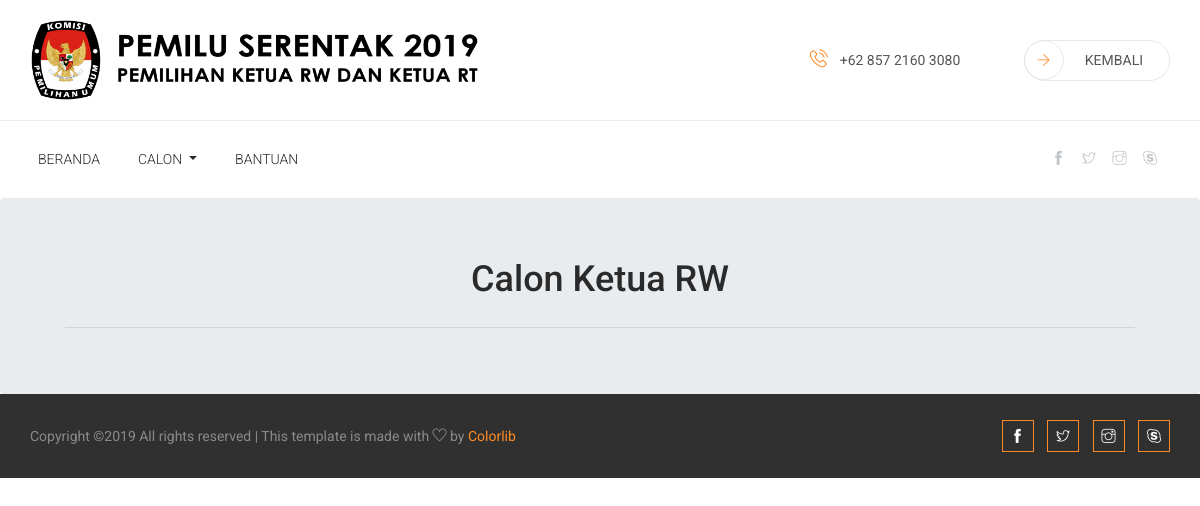
The app's page /module/admin/viewrw.php (signed in), older data.
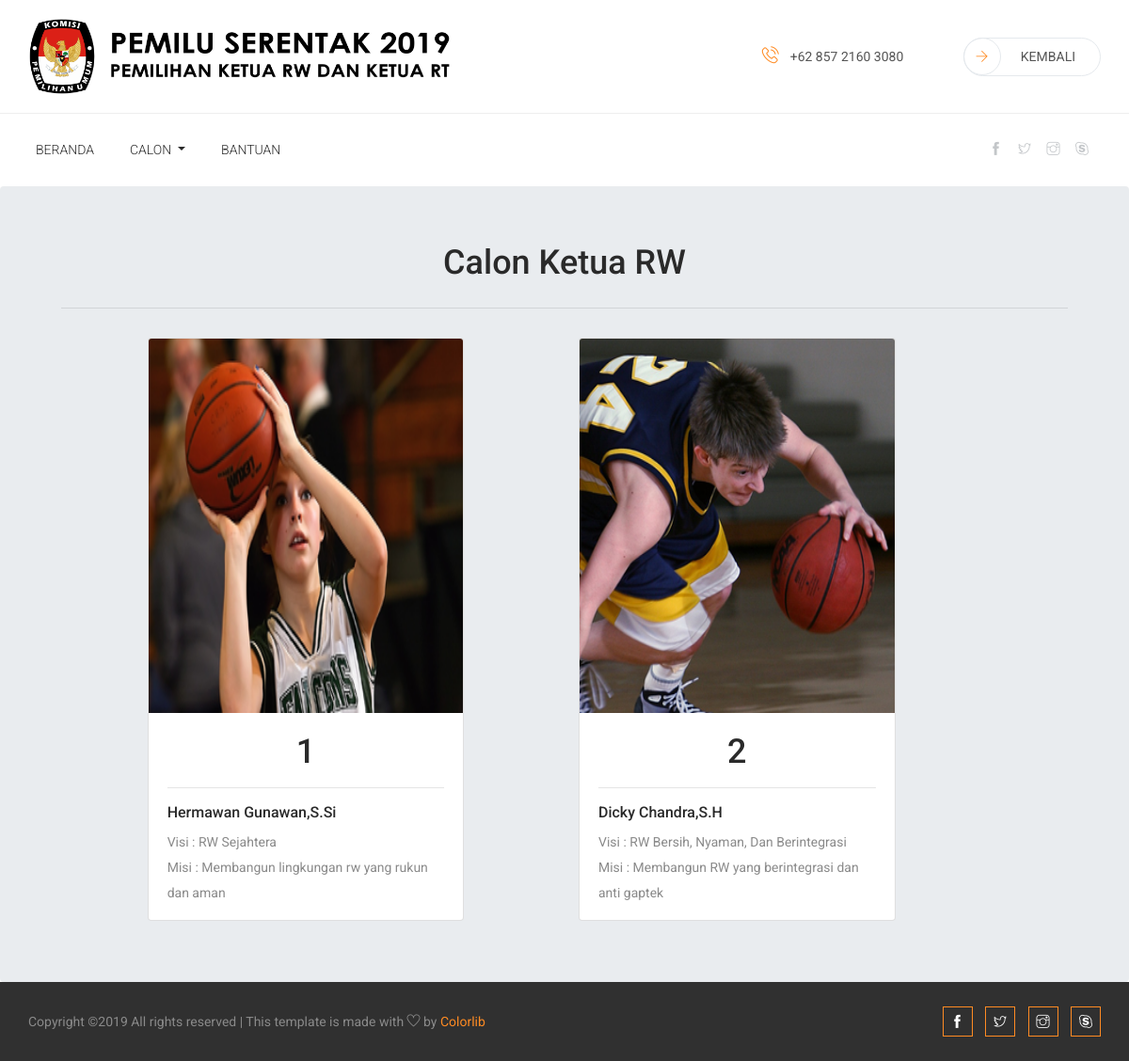
The same page, newer data.
### tables this page shows
CREATE TABLE `calon_rw` (
  `id_calonrw` int(10) NOT NULL,
  `nama` varchar(150) NOT NULL,
  `no_urut` int(10) NOT NULL,
  `alamat` varchar(150) NOT NULL,
  `visi` varchar(150) NOT NULL,
  `misi` varchar(150) NOT NULL,
  `foto` varchar(159) NOT NULL
);

### module/admin/viewrw.php (the view, shortened to what this page needs)
<!doctype html>
<html lang="en">
<head>
    <link rel="stylesheet" href="../../asset/css/bootstrap.min.css">
    <link rel="stylesheet" href="../../asset/css/animate.css">
    <link rel="stylesheet" href="../../asset/css/owl.carousel.min.css">
    <link rel="stylesheet" href="../../asset/css/themify-icons.css">
    <link rel="stylesheet" href="../../asset/css/flaticon.css">
    <link rel="stylesheet" href="../../asset/css/magnific-popup.css">
    <link rel="stylesheet" href="../../asset/css/nice-select.css">
    <link rel="stylesheet" href="../../asset/css/swiper.min.css">
    <link rel="stylesheet" href="../../asset/css/style.css">
</head>
<body>
    <?php
        include_once("../../config/koneksi.php");
    ?>
<header class="header_area">
    <div class="sub_header">
        <div class="container">
            <div class="row align-items-center">
              <div class="col-md-4 col-xl-6">
                  <div id="logo">
                      <a href="index.html"><img src="../../asset/img/banner-kpu.png" alt="" height="80" title="" /></a>
                  </div>
              </div>
              <div class="col-md-8 col-xl-6">
                  <div class="sub_header_social_icon float-right">
                    <a href="#"><i class="flaticon-phone"></i>+62 857 2160 3080</a>
                    <a href="halaman_admin.php" class="register_icon"><i class="ti-arrow-right"></i>KEMBALI</a>
                  </div>
                </div>
            </div>
        </div>
    </div>
    <div class="main_menu">
        <div class="container">
            <div class="row">
                <div class="col-lg-12">
                    <nav class="navbar navbar-expand-lg navbar-light">
                        <div class="collapse navbar-collapse" id="navbarSupportedContent">
                            <ul class="navbar-nav mr-auto">
                                <li class="nav-item active">
                                    <a class="nav-link active" href="halaman_admin.php">Beranda</a>
                                </li>
                                <li class="nav-item dropdown">
                                    <a class="nav-link dropdown-toggle" href="#" id="navbarDropdown" role="button" data-toggle="dropdown" aria-haspopup="true" aria-expanded="false">
                                        Calon
                                    </a>
                                </li>
                                <li class="nav-item">
                                    <a href="blog.html" class="nav-link">Bantuan</a>
                                </li>
                            </ul>
                            <div class="header_social_icon d-none d-lg-block">
                                <ul>
                                    <li><a href="#"><i class="ti-facebook"></i></a></li>
                                    <li>
                                        <a href="#"> <i class="ti-twitter"></i></a>
                                    </li>
                                    <li><a href="#"><i class="ti-instagram"></i></a></li>
                                    <li><a href="#"><i class="ti-skype"></i></a></li>
                                </ul>
                            </div>
                        </div>
                    </nav>
                </div>
            </div>
        </div>
    </div>
</header>
<section class="breadcrumb">
    <div class="container">
        <div class="row">
                            <div class="col-md-12">
                                <h1 class="calon">Calon Ketua RW</h1>
                                <hr>
                            </div>
                            <?php
                            $query = mysqli_query($koneksi,"SELECT * from calon_rw ORDER BY id_calonrw ASC");
                            while ($data = mysqli_fetch_assoc($query)) {
                                $nama = $data['nama'];
                                $no_urut = $data['no_urut'];
                                $visi = $data['visi'];
                                $misi = $data['misi'];
                                $foto = $data['foto']; ?>
                                <div class="col-md-4 offset-sm-1">
                                    <div class="card">
                                        <img src="../../asset/img/<?php echo $foto; ?>" class="card-img-top" alt="gambar" width="150px" height="400px">
                                    <div class="card-body">
                                        <h1 class="card-title"><?php echo $no_urut; ?></h1>
                                        <hr>
                                        <h5 class="card-text"><?php echo $nama; ?></h5>
                                        <p class="card-text"><?php echo "Visi : ".$visi; ?></p>
                                        <p class="card-text"><?php echo "Misi : ".$misi; ?></p>
                                    </div>
                                    </div>
                                </div>
                            <?php } ?>
        </div>
    </div>
</section>
    <footer class="copyright_part">
        <div class="container">
            <div class="row align-items-center">
                <p class="footer-text m-0 col-lg-8 col-md-12">
Copyright &copy;<script>document.write(new Date().getFullYear());</script> All rights reserved | This template is made with <i class="ti-heart" aria-hidden="true"></i> by <a href="https://colorlib.com" target="_blank">Colorlib</a>
</p>
                <div class="col-lg-4 col-md-12 text-center text-lg-right footer-social">
                    <a href="#"><i class="ti-facebook"></i></a>
                    <a href="#"> <i class="ti-twitter"></i> </a>
                    <a href="#"><i class="ti-instagram"></i></a>
                    <a href="#"><i class="ti-skype"></i></a>
                </div>
            </div>
        </div>
    </footer>
</body>
</html>

Row changes from the older to the newer data that the page shows:
added calon_rw: foto (picture), no_urut "1", nama "Hermawan Gunawan,S.Si", visi "RW Sejahtera", misi "Membangun lingkungan rw yang rukun dan aman"
added calon_rw: foto (picture), no_urut "2", nama "Dicky Chandra,S.H", visi "RW Bersih, Nyaman, Dan Berintegrasi", misi "Membangun RW yang berintegrasi dan anti gaptek"
